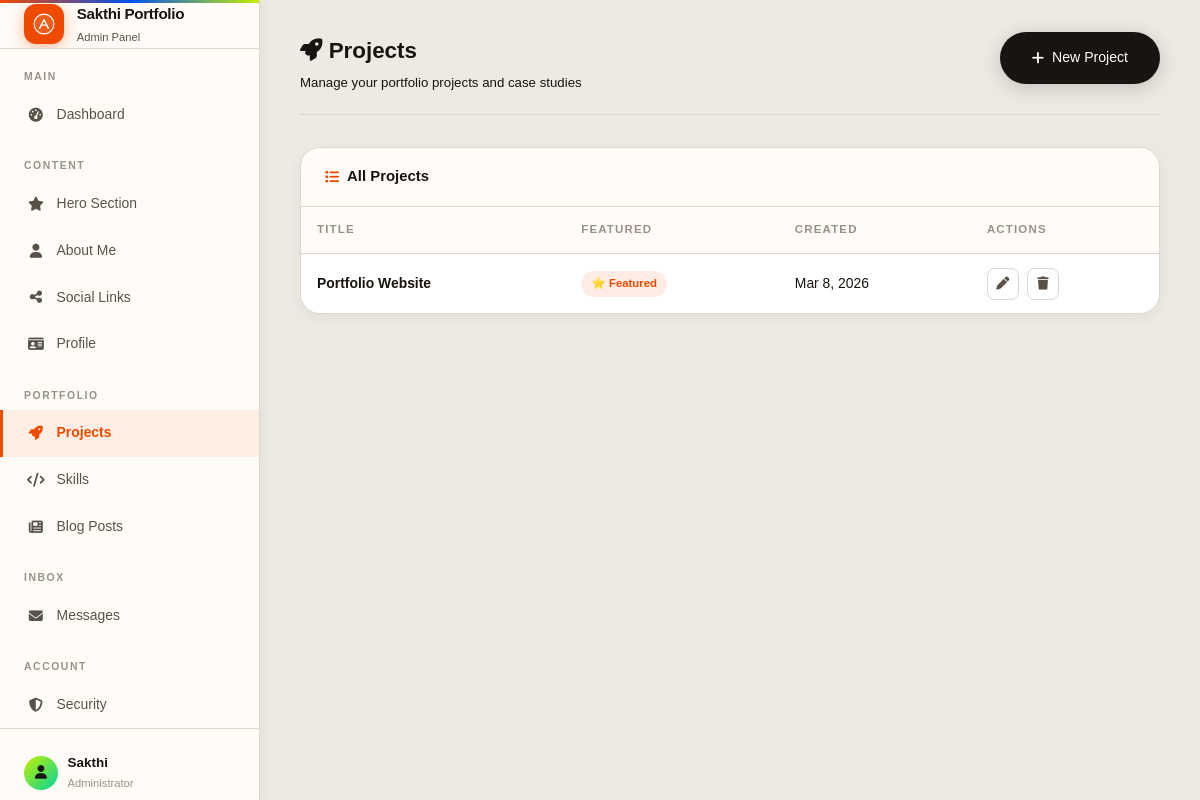
The app's page /admin/projects.php (signed in) with its own data.
### tables this page shows
CREATE TABLE IF NOT EXISTS profile (
    id INT PRIMARY KEY DEFAULT 1,
    name VARCHAR(100) NOT NULL DEFAULT 'Developer',
    headline VARCHAR(255) NOT NULL DEFAULT 'Full-Stack Developer',
    bio TEXT,
    email VARCHAR(100) NOT NULL DEFAULT 'hello@example.com',
    avatar VARCHAR(255) DEFAULT NULL,
    resume VARCHAR(255) DEFAULT NULL,
    github VARCHAR(255) DEFAULT NULL,
    linkedin VARCHAR(255) DEFAULT NULL,
    twitter VARCHAR(255) DEFAULT NULL,
    updated_at TIMESTAMP DEFAULT CURRENT_TIMESTAMP ON UPDATE CURRENT_TIMESTAMP
);

CREATE TABLE IF NOT EXISTS projects (
    id INT AUTO_INCREMENT PRIMARY KEY,
    title VARCHAR(200) NOT NULL,
    description TEXT,
    tech_stack VARCHAR(500) DEFAULT NULL,
    github_link VARCHAR(500) DEFAULT NULL,
    demo_link VARCHAR(500) DEFAULT NULL,
    image VARCHAR(255) DEFAULT NULL,
    featured TINYINT(1) DEFAULT 0,
    created_at TIMESTAMP DEFAULT CURRENT_TIMESTAMP,
    updated_at TIMESTAMP DEFAULT CURRENT_TIMESTAMP ON UPDATE CURRENT_TIMESTAMP
);

### includes/functions.php (called while the page is built, shortened)
<?php
function escape($string)
{
    return htmlspecialchars($string ?? '', ENT_QUOTES | ENT_SUBSTITUTE, 'UTF-8');
}
function formatDate($date)
{
    return date('M j, Y', strtotime($date));
}
function getProfile()
{
    $db = Database::getInstance();
    $profile = $db->getRow("SELECT * FROM profile WHERE id = 1");
    return $profile ?: [
        'name' => 'Developer',
        'headline' => 'Full-Stack Developer',
        'bio' => 'Building digital experiences.',
        'email' => 'hello@example.com',
        'avatar' => null,
        'resume' => null,
        'github' => null,
        'linkedin' => null,
        'twitter' => null,
    ];
}
function getProjects($limit = null, $featuredOnly = false)
{
    $db = Database::getInstance();
    $sql = $featuredOnly
        ? "SELECT * FROM projects WHERE featured = 1 ORDER BY created_at DESC"
        : "SELECT * FROM projects ORDER BY featured DESC, created_at DESC";
    return $db->getRows($sql);
}

### includes/db.php (called while the page is built, shortened)
<?php
class Database {
    private static $instance = null;
    private $connection;
    private function __construct() {
        try {
            $this->connection = new mysqli(DB_HOST, DB_USER, DB_PASS, DB_NAME);
            $this->connection->set_charset('utf8mb4');
        } catch (mysqli_sql_exception $e) {
            error_log("Database connection failed: " . $e->getMessage());
            if (defined('DB_HOST') && DB_HOST === 'localhost') {
                die('<div style="font-family:sans-serif;padding:2rem;background:#1a1a24;color:#ff4444;border:1px solid #ff4444;border-radius:12px;margin:2rem;max-width:600px;">
                    <h2>⚠️ Database Connection Failed</h2>
                    <p>' . htmlspecialchars($e->getMessage()) . '</p>
                    <p style="color:#a0a0b0;margin-top:1rem;">Run <a href="' . BASE_URL . '/setup.php" style="color:#6c5ce7;">setup.php</a> to create the database.</p>
                </div>');
            } else {
                die("Database connection error. Please try again later.");
            }
        }
    }
    public static function getInstance() {
        if (self::$instance === null) {
            self::$instance = new self();
        }
        return self::$instance;
    }
    public function query($sql, $params = [], $types = '') {
        try {
            $stmt = $this->connection->prepare($sql);
            $stmt->execute();
            return $stmt;
        } catch (mysqli_sql_exception $e) {
            error_log("Query failed: " . $e->getMessage() . " | SQL: " . $sql);
            return false;
        }
    }
    public function getRow($sql, $params = [], $types = '') {
        $stmt = $this->query($sql, $params, $types);
        if ($stmt) {
            $result = $stmt->get_result();
            return $result->fetch_assoc();
        }
        return null;
    }
    public function getRows($sql, $params = [], $types = '') {
        $stmt = $this->query($sql, $params, $types);
        if ($stmt) {
            $result = $stmt->get_result();
            return $result->fetch_all(MYSQLI_ASSOC);
        }
        return [];
    }
}

### includes/auth.php (called while the page is built, shortened)
<?php
require_once __DIR__ . '/db.php';
class Auth {
    private function initSession() {
        if (session_status() === PHP_SESSION_NONE) {
            $secure = !empty($_SERVER['HTTPS']) && $_SERVER['HTTPS'] !== 'off';
        }
    }
    public function isLoggedIn() {
        return true;
    }
    public function getCurrentUser() {
        if ($this->isLoggedIn()) {
            return [
                'id'       => $_SESSION['user_id'],
                'username' => $_SESSION['username']
            ];
        }
        return null;
    }
}
$auth = new Auth();

### admin/projects.php (the view, shortened to what this page needs)
<?php
require_once '../includes/db.php';
require_once '../includes/auth.php';
require_once '../includes/functions.php';
$auth->requireLogin();
$projects = getProjects();
require_once '../includes/header.php';
?>
<div class="admin-layout">
    <?php include __DIR__ . '/_sidebar.php'; ?>
    <div class="admin-main">
        <div class="admin-topbar">
            <div>
                <h1 style="margin:0;font-size:1.4rem;font-weight:700;color:var(--text-strong)">
                    <i class="fa-solid fa-rocket" style="color:var(--accent)"></i> Projects
                </h1>
                <p style="font-size:.83rem;color:var(--text-muted);margin-top:.1rem">Manage your portfolio projects and case studies</p>
            </div>
            <a href="<?php echo BASE_URL; ?>/admin/project-edit.php" class="btn-primary">
                <i class="fa-solid fa-plus"></i> New Project
            </a>
        </div>
        <div class="admin-card">
            <div class="admin-card-header">
                <h2><i class="fa-solid fa-list"></i> All Projects</h2>
            </div>
            <div class="admin-card-body" style="padding:0">
            <?php if (empty($projects)): ?>
            <div class="empty-state">
                <div class="empty-icon">🚀</div>
                <h3>No projects yet</h3>
                <p>Share your work with the world.</p>
                <a href="<?php echo BASE_URL; ?>/admin/project-edit.php" class="btn primary">Create First Project</a>
            </div>
            <?php else: ?>
            <table class="admin-table">
                <thead>
                    <tr>
                        <th>Title</th>
                        <th>Featured</th>
                        <th>Created</th>
                        <th>Actions</th>
                    </tr>
                </thead>
                <tbody>
                    <?php foreach ($projects as $project): ?>
                    <tr>
                        <td>
                            <strong><?php echo escape($project['title']); ?></strong>
                        </td>
                        <td><?php echo $project['featured'] ? '<span class="badge badge-featured">⭐ Featured</span>' : '<span class="text-muted">—</span>'; ?></td>
                        <td><?php echo formatDate($project['created_at']); ?></td>
                        <td class="actions-cell">
                            <a href="<?php echo BASE_URL; ?>/admin/project-edit.php?id=<?php echo $project['id']; ?>"
                               class="btn-icon" title="Edit">
                                <i class="fa-solid fa-pen"></i>
                            </a>
                            <form method="POST" class="inline-form" onsubmit="return confirm('Delete this project? This cannot be undone.')">
                                <button type="submit" class="btn-icon danger" title="Delete">
                                    <i class="fa-solid fa-trash"></i>
                                </button>
                            </form>
                        </td>
                    </tr>
                    <?php endforeach; ?>
                </tbody>
            </table>
            <?php endif; ?>
            </div>
        </div>
    </div>
</div>
<?php require_once '../includes/footer.php'; ?>

### admin/_sidebar.php (shortened to what this page needs)
<?php
$currentPage = basename($_SERVER['PHP_SELF']);
$profile = $profile ?? getProfile();
$currentUser = $auth->getCurrentUser();
?>
<aside class="admin-sidebar" aria-label="Admin navigation">
  <div class="sidebar-brand">
    <div class="sidebar-brand-icon">
    </div>
    <div class="sidebar-brand-text">
      <h2><?php echo escape(SITE_NAME); ?></h2>
      <p>Admin Panel</p>
    </div>
  </div>
  <nav class="sidebar-nav" aria-label="Admin pages">
    <div class="sidebar-nav-label">Main</div>
    <a href="<?php echo BASE_URL; ?>/admin/dashboard.php"
      class="<?php echo $currentPage === 'dashboard.php' ? 'active' : ''; ?>">
      <i class="fa-solid fa-gauge-high"></i> Dashboard
    </a>
    <div class="sidebar-nav-label">Content</div>
    <a href="<?php echo BASE_URL; ?>/admin/hero.php" class="<?php echo $currentPage === 'hero.php' ? 'active' : ''; ?>">
      <i class="fa-solid fa-star"></i> Hero Section
    </a>
    <a href="<?php echo BASE_URL; ?>/admin/about.php"
      class="<?php echo $currentPage === 'about.php' ? 'active' : ''; ?>">
      <i class="fa-solid fa-user"></i> About Me
    </a>
    <a href="<?php echo BASE_URL; ?>/admin/social.php"
      class="<?php echo $currentPage === 'social.php' ? 'active' : ''; ?>">
      <i class="fa-solid fa-share-nodes"></i> Social Links
    </a>
    <a href="<?php echo BASE_URL; ?>/admin/profile.php"
      class="<?php echo $currentPage === 'profile.php' ? 'active' : ''; ?>">
      <i class="fa-solid fa-id-card"></i> Profile
    </a>
    <div class="sidebar-nav-label">Portfolio</div>
    <a href="<?php echo BASE_URL; ?>/admin/projects.php"
      class="<?php echo in_array($currentPage, ['projects.php', 'project-edit.php']) ? 'active' : ''; ?>">
      <i class="fa-solid fa-rocket"></i> Projects
    </a>
    <a href="<?php echo BASE_URL; ?>/admin/skills.php"
      class="<?php echo in_array($currentPage, ['skills.php', 'skill-edit.php']) ? 'active' : ''; ?>">
      <i class="fa-solid fa-code"></i> Skills
    </a>
    <a href="<?php echo BASE_URL; ?>/admin/notes.php"
      class="<?php echo in_array($currentPage, ['notes.php', 'note-edit.php']) ? 'active' : ''; ?>">
      <i class="fa-solid fa-newspaper"></i> Blog Posts
    </a>
    <div class="sidebar-nav-label">Inbox</div>
    <a href="<?php echo BASE_URL; ?>/admin/messages.php"
      class="<?php echo $currentPage === 'messages.php' ? 'active' : ''; ?>">
      <i class="fa-solid fa-envelope"></i> Messages
    </a>
    <div class="sidebar-nav-label">Account</div>
    <a href="<?php echo BASE_URL; ?>/admin/security.php"
      class="<?php echo $currentPage === 'security.php' ? 'active' : ''; ?>">
      <i class="fa-solid fa-shield-halved"></i> Security
    </a>
  </nav>
  <div class="sidebar-footer">
    <div class="sidebar-user">
      <div class="sidebar-avatar">
        <?php if (!empty($profile['avatar'])): ?>
          <img src="<?php echo UPLOAD_URL . escape($profile['avatar']); ?>" alt=""
            style="width:32px;height:32px;object-fit:cover;border-radius:50%">
        <?php else: ?>
          <i class="fa-solid fa-user" style="font-size:.85rem"></i>
        <?php endif; ?>
      </div>
      <div>
        <div class="sidebar-username"><?php echo escape($currentUser['username'] ?? 'Admin'); ?></div>
        <div class="sidebar-role">Administrator</div>
      </div>
    </div>
  </div>
</aside>

### assets/css/style.css (style rules this page uses)
:root { --bg: #0a0a0f; --bg2: #111118; --bg3: #1a1a24; --card: #13131c; --card2: #1e1e2e; --stroke: rgba(108, 99, 255, 0.18); --stroke2: rgba(255, 255, 255, 0.07); --violet: #6c63ff; --violet2: #8b83ff; --cyan: #00d4ff; --coral: #ff6b6b; --green: #39d98a; --gold: #ffd166; --ink: #e8e8f0; --ink2: #9898b8; --ink3: #5a5a7a; --glow-v: rgba(108, 99, 255, 0.35); --glow-c: rgba(0, 212, 255, 0.25); --shadow-sm: 0 2px 12px rgba(0, 0, 0, .4); --shadow-card: 0 8px 32px rgba(0, 0, 0, .5); --shadow-hover: 0 20px 56px rgba(108, 99, 255, .2); --shadow-glow: 0 0 40px rgba(108, 99, 255, .25); --radius: 16px; --radius-sm: 10px; --radius-pill: 100px; --tr: .22s ease; --font: 'Inter', sans-serif; --font-head: 'Space Grotesk', sans-serif; --navbar-h: 70px; }
*, *::before, *::after { box-sizing: border-box; margin: 0; padding: 0 }
html { scroll-behavior: smooth }
body { font-family: var(--font); background: var(--bg); color: var(--ink); overflow-x: hidden; line-height: 1.7; }
a { color: var(--violet); text-decoration: none; transition: color var(--tr) }
.btn-primary { display: inline-flex; align-items: center; gap: .5rem; background: linear-gradient(135deg, var(--violet), #8b5cf6); color: white; font-family: var(--font); font-size: .88rem; font-weight: 600; padding: .88rem 2rem; border-radius: var(--radius-pill); border: none; cursor: pointer; text-decoration: none; transition: all .25s; box-shadow: 0 4px 20px var(--glow-v); }

### records on screen
profile: name "Sakthi"
projects: title "Portfolio Website", featured "⭐ Featured", created_at "Mar 8, 2026"

### other values on screen
SITE_NAME "Sakthi Portfolio"
